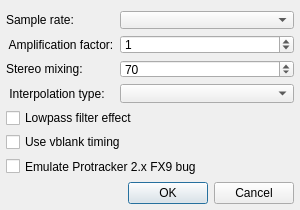
<?xml version="1.0" encoding="UTF-8"?>
<ui version="4.0">
 <class>SettingsDialog</class>
 <widget class="QDialog" name="SettingsDialog">
  <property name="geometry">
   <rect>
    <x>0</x>
    <y>0</y>
    <width>300</width>
    <height>210</height>
   </rect>
  </property>
  <property name="minimumSize">
   <size>
    <width>300</width>
    <height>200</height>
   </size>
  </property>
  <property name="maximumSize">
   <size>
    <width>300</width>
    <height>210</height>
   </size>
  </property>
  <property name="windowTitle">
   <string>XMP Plugin Settings</string>
  </property>
  <layout class="QVBoxLayout" name="verticalLayout">
   <property name="leftMargin">
    <number>6</number>
   </property>
   <property name="rightMargin">
    <number>6</number>
   </property>
   <property name="bottomMargin">
    <number>6</number>
   </property>
   <item>
    <layout class="QFormLayout" name="formLayout">
     <property name="fieldGrowthPolicy">
      <enum>QFormLayout::AllNonFixedFieldsGrow</enum>
     </property>
     <item row="1" column="0">
      <widget class="QLabel" name="label">
       <property name="text">
        <string> Amplification factor:</string>
       </property>
      </widget>
     </item>
     <item row="1" column="1">
      <widget class="QSpinBox" name="ampFactorSpinBox">
       <property name="maximum">
        <number>3</number>
       </property>
       <property name="value">
        <number>1</number>
       </property>
      </widget>
     </item>
     <item row="2" column="0">
      <widget class="QLabel" name="label_2">
       <property name="text">
        <string>Stereo mixing:</string>
       </property>
      </widget>
     </item>
     <item row="2" column="1">
      <widget class="QSpinBox" name="stereoMixingSpinBox">
       <property name="maximum">
        <number>100</number>
       </property>
       <property name="value">
        <number>70</number>
       </property>
      </widget>
     </item>
     <item row="3" column="0">
      <widget class="QLabel" name="label_3">
       <property name="text">
        <string> Interpolation type:</string>
       </property>
      </widget>
     </item>
     <item row="3" column="1">
      <widget class="QComboBox" name="intTypeComboBox"/>
     </item>
     <item row="4" column="0" colspan="2">
      <widget class="QCheckBox" name="lowPassCheckBox">
       <property name="text">
        <string>Lowpass filter effect</string>
       </property>
      </widget>
     </item>
     <item row="5" column="0" colspan="2">
      <widget class="QCheckBox" name="vblankCheckBox">
       <property name="text">
        <string>Use vblank timing</string>
       </property>
      </widget>
     </item>
     <item row="6" column="0" colspan="2">
      <widget class="QCheckBox" name="fx9BugCheckBox">
       <property name="text">
        <string>Emulate Protracker 2.x FX9 bug</string>
       </property>
      </widget>
     </item>
     <item row="0" column="0">
      <widget class="QLabel" name="label_4">
       <property name="text">
        <string>Sample rate:</string>
       </property>
      </widget>
     </item>
     <item row="0" column="1">
      <widget class="QComboBox" name="srateComboBox"/>
     </item>
    </layout>
   </item>
   <item>
    <widget class="QDialogButtonBox" name="buttonBox">
     <property name="sizePolicy">
      <sizepolicy hsizetype="Expanding" vsizetype="Fixed">
       <horstretch>0</horstretch>
       <verstretch>0</verstretch>
      </sizepolicy>
     </property>
     <property name="standardButtons">
      <set>QDialogButtonBox::Cancel|QDialogButtonBox::Ok</set>
     </property>
    </widget>
   </item>
  </layout>
 </widget>
 <resources/>
 <connections>
  <connection>
   <sender>buttonBox</sender>
   <signal>rejected()</signal>
   <receiver>SettingsDialog</receiver>
   <slot>reject()</slot>
   <hints>
    <hint type="sourcelabel">
     <x>294</x>
     <y>362</y>
    </hint>
    <hint type="destinationlabel">
     <x>170</x>
     <y>371</y>
    </hint>
   </hints>
  </connection>
  <connection>
   <sender>buttonBox</sender>
   <signal>accepted()</signal>
   <receiver>SettingsDialog</receiver>
   <slot>accept()</slot>
   <hints>
    <hint type="sourcelabel">
     <x>149</x>
     <y>191</y>
    </hint>
    <hint type="destinationlabel">
     <x>149</x>
     <y>104</y>
    </hint>
   </hints>
  </connection>
 </connections>
</ui>
